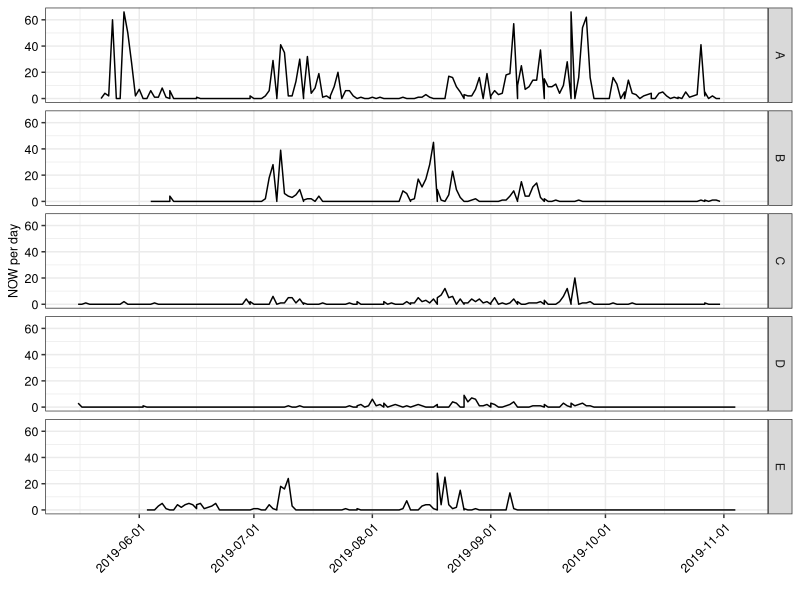
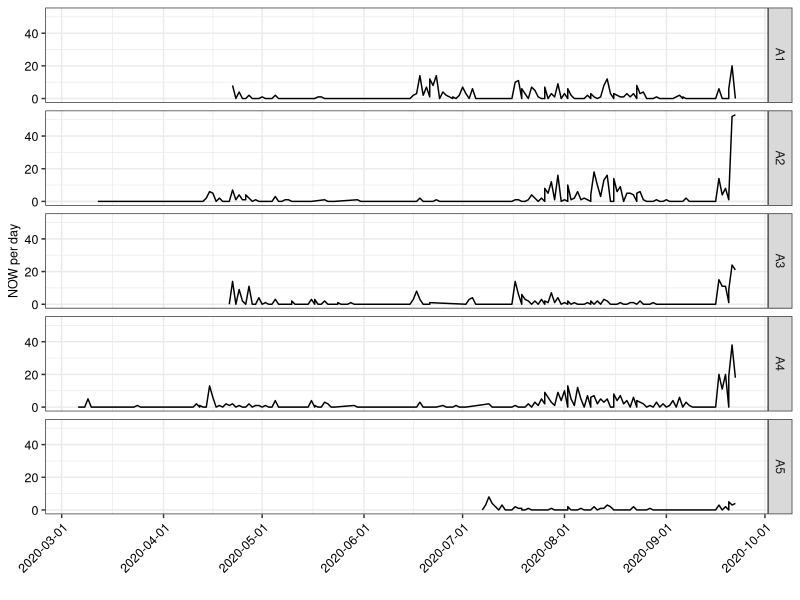
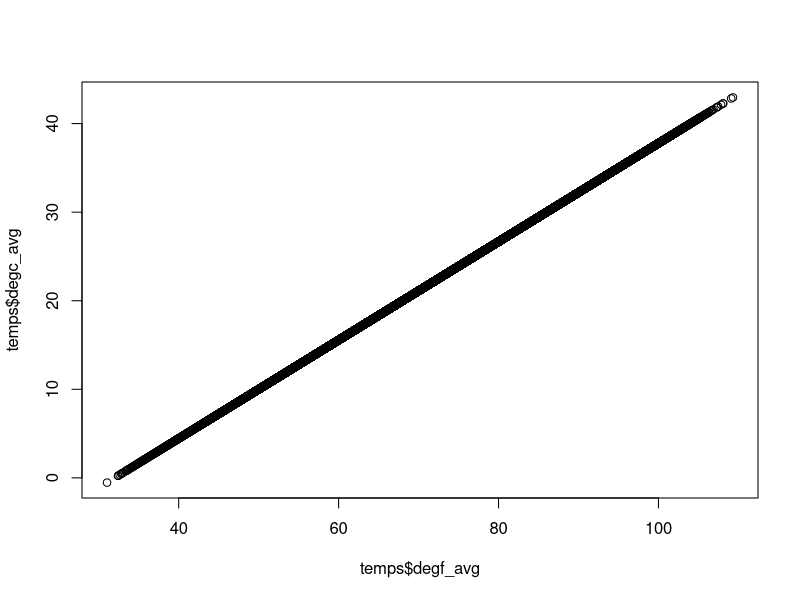
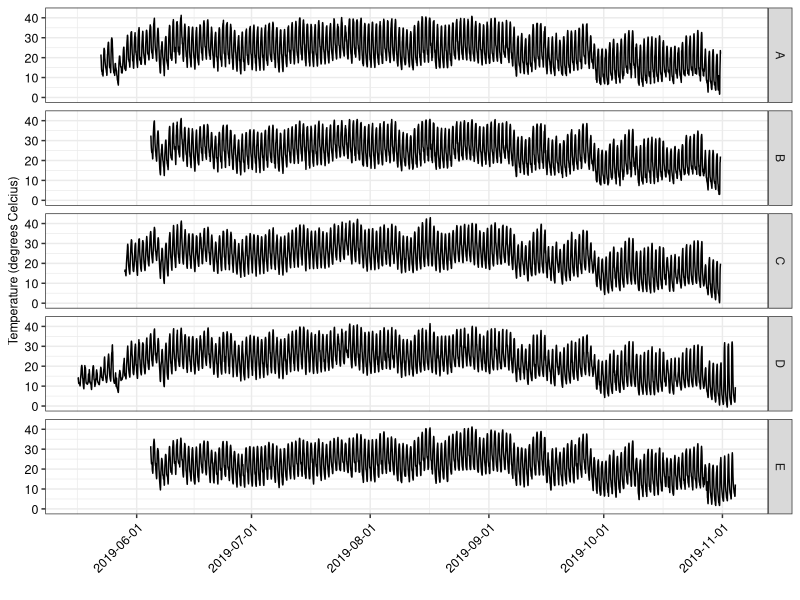
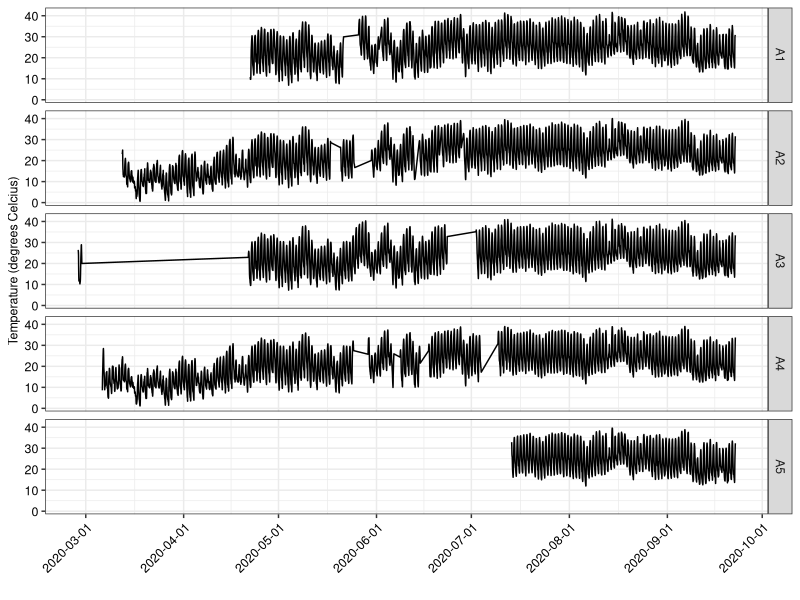
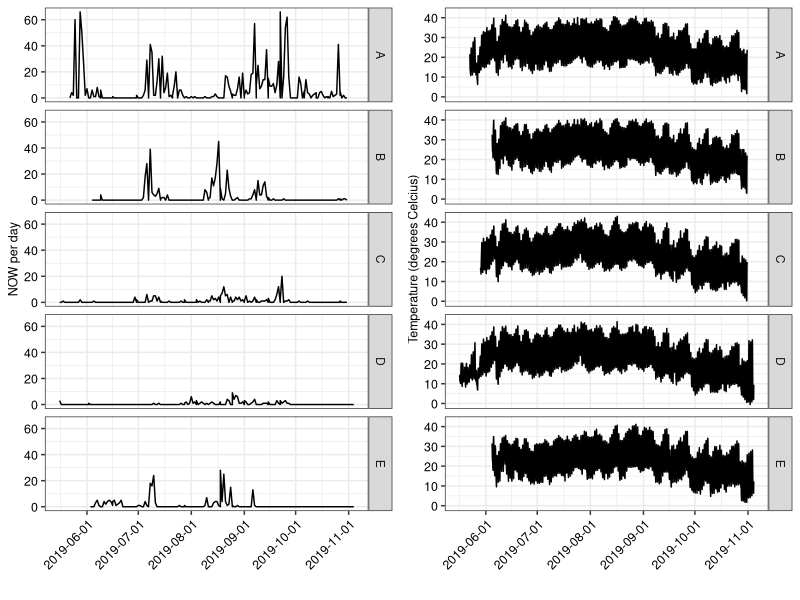
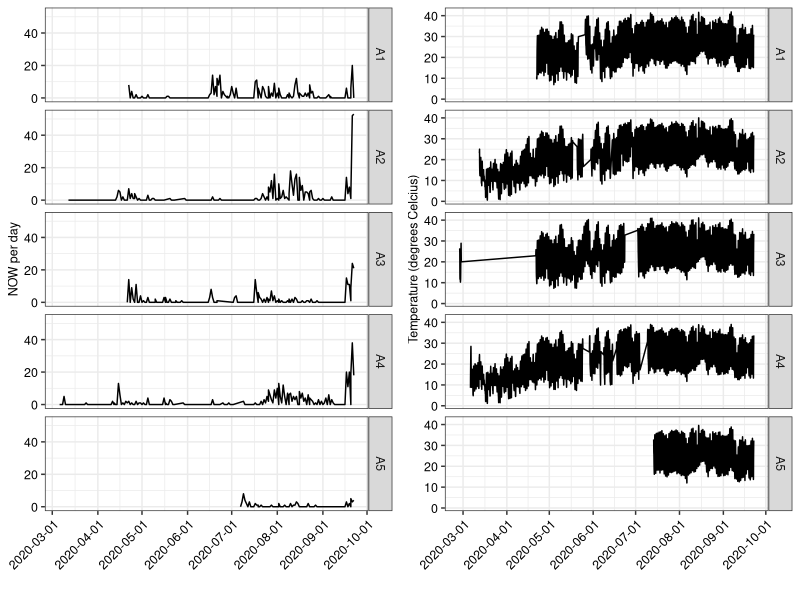
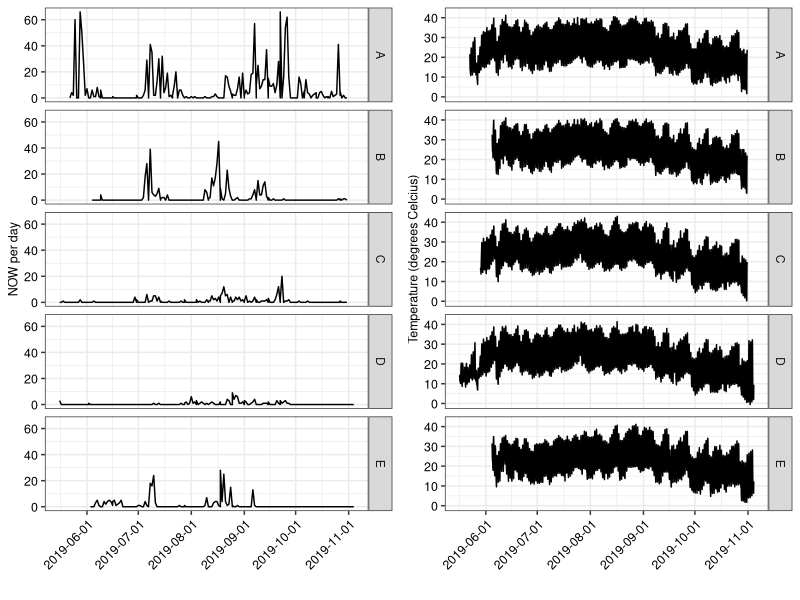

Write the R code that produced these figures, in order.
#===========================================================================#
# script3_plot_phenology_and_temperature.R
# 
# PARTS
# 1. Load 2019 and 2020 count data (line 25)
# 2. Seasonal overview of count data (line 66)
#    - p1: Daily count by site (line graph) for 2019
#    - p2: Daily count by site (line graph) for 2020
# 3. Load 2019 and 2020 temperature data (line 232)
#    - p3: Hourly temperature by site (line graph) for 2019
#    - p4: Hourly temperature by site (line graph) for 2020
# 5. Merge non-zero count data and temperature data (line 319)
#    - p1p3: p1 and p3 side by side [Fig2.jpg]
#    - p2p4: p2 and p4 side by side [Fig3.jpg]
# Output file "combined" saved as...
#   merged_count_and_temp_data.csv
# 6. Explore high and low temps by month
#
#===========================================================================#

library(tidyverse)
library(lubridate)
library(scales)
library(ggpubr)

#---------------------------------------------------------------------------#
#-- 1. Pool and 2019 and 2020 count data -----------------------------------
#---------------------------------------------------------------------------#

### Pool and save all count observarions (including 0)
counts_y19y20 <- read_csv("./data-intermediate/counts_all.csv")
counts_y19y20
# A tibble: 69,390 x 7
#   site  site2 datetime            pest_nmbr pest_dif reviewed event
#   <chr> <chr> <dttm>                  <dbl>    <dbl> <chr>    <chr>
# 1 Perez E     2019-06-03 16:56:00         0        0 No       NA   
# 2 Perez E     2019-06-03 17:56:00         0        0 No       NA   
# 3 Perez E     2019-06-03 18:56:00         0        0 No       NA   

### Set datetime format
counts_y19y20$datetime <- as.POSIXct(counts_y19y20$datetime)
str(counts_y19y20)
attr(counts_y19y20$datetime,"tzone")
# [1] ""

### Attach appropriate timezone attribute (takes daylight saving time into account)
lubridate::tz(counts_y19y20$datetime) <- "America/Los_Angeles"
attr(counts_y19y20$datetime,"tzone") # confirmation
# [1] "America/Los_Angeles"


counts_y19y20 <- counts_y19y20 %>% 
  select(datetime,pest_dif,site,site2) %>% 
  mutate(Yr = year(datetime),
         Mnth = month(datetime, label = TRUE, abbr = TRUE),
         Julian = yday(datetime),
         Hr = hour(datetime),
         Minute = minute(datetime))

head(counts_y19y20,2)
#              datetime pest_dif  site site2   Yr Mnth Julian Hr Minute
# 1 2019-06-06 03:59:00        1 Perez     E 2019  Jun    157  3     59
# 2 2019-06-06 05:59:00        2 Perez     E 2019  Jun    157  5     59

#---------------------------------------------------------------------------#
#-- 2. Plots for daily count data for 2019 and 2020                 ---------
#---------------------------------------------------------------------------#

### temporary data frame allsites for current figure

allsites <- counts_y19y20 %>% 
  mutate(wk = epiweek(datetime))

allsites$caldate <- as.Date(allsites$datetime)
head(allsites,2)
#   datetime pest_dif  site site2   Yr Mnth Julian Hr Minute wk    caldate
# 1 2019-06-06 03:59:00        1 Perez     E 2019  Jun    157  3     59 23 2019-06-06
# 2 2019-06-06 05:59:00        2 Perez     E 2019  Jun    157  5     59 23 2019-06-06

### sumarize counts by day

daily <- allsites %>% 
  group_by(Yr,wk,caldate,site2) %>% 
  summarize(orangeworm = sum(pest_dif)) %>% 
  rename(Date = caldate)
daily
# A tibble: 1,808 x 5
# Groups:   Yr, wk, Date [453]
#      Yr    wk Date       site2 orangeworm
#   <dbl> <dbl> <date>     <chr>      <int>
# 1  2019    17 2019-04-24 C             12
# 2  2019    17 2019-04-25 C              3
# 3  2019    17 2019-04-26 C              0
# 4  2019    17 2019-04-26 D              7

### Manipulate 2019 data file to improve graph appearance and to get 
### geom_line to return to 0 for dates with no captures

daily19 <- daily %>%
  filter(Yr == 2019)
(begin19 <- min(daily19$Date))
#[1] "2019-04-24"
(end19 <- max(daily19$Date))
# [1] "2019-10-30"
daily19
# A tibble: 973 x 5
# Groups:   Yr, wk, Date [223]
#      Yr    wk Date       site2 orangeworm
#   <dbl> <dbl> <date>     <chr>      <int>
# 1  2019    17 2019-04-24 C             12
# 2  2019    17 2019-04-25 C              3
# 3  2019    17 2019-04-26 C              0
# 4  2019    17 2019-04-26 D              7
# 5  2019    17 2019-04-27 C              2

### NB The earliest temperature data we have from Trapview units in 2019
### is May 16, and that is for the tv19e (MWoolf_east). Do not plot trap
### data prior to May 16
begin19 <- as.Date("2019-05-16")

site2 <- sort(unique(daily19$site2))
site2
# [1] "A" "B" "C" "D" "E"

Dates19 <- seq(begin19,end19, by = "1 day")
length(Dates19)
# 173

site2 <- rep(site2, each = 173)
Date <- rep(Dates19, times = 5)

Dates <- data.frame(site2,Date)
head(Dates)
head(daily19)
daily19b <- left_join(Dates,daily19)
head(daily19b,2)
#   site2       Date Yr wk orangeworm
# 1     A 2019-05-16 NA NA         NA
# 2     A 2019-05-17 NA NA         NA

# Replace NA with zero in this data frame
#daily19b$orangeworm[is.na(daily19b$orangeworm)] <- 0

# Pretty up var name for plotting
y19b <- daily19b %>% 
  rename(Site = site2)

head(y19b,2)
#   Site       Date Yr wk orangeworm
# 1    A 2019-05-16 NA NA         NA
# 2    A 2019-05-17 NA NA         NA

str(y19b)
# 'data.frame':	980 obs. of  5 variables:
# $ Site      : chr  "A" "A" "A" "A" ...
# $ Date      : Date, format: "2019-05-16" "2019-05-17" "2019-05-18" "2019-05-19" ...
# $ Yr        : num  NA NA NA NA NA ...
# $ wk        : num  NA NA NA NA NA NA 21 21 21 21 ...
# $ orangeworm: int  NA NA NA NA NA NA 0 4 2 60 ...

# keep getting errors--messed up by NA?
y19b <- y19b[complete.cases(y19b), ]
y19b

p1 <- ggplot(y19b, aes(x = Date,y = orangeworm)) +
  geom_line() +
  facet_grid(Site ~ .) +
  theme_bw() +
  scale_x_date(breaks = as.Date(c("2019-05-01","2019-06-01","2019-07-01","2019-08-01","2019-09-01","2019-10-01","2019-11-01"))) +
  xlab("") +
  ylab("NOW per day") +
  theme(axis.text.x = element_text(color = "black", size = 9, angle = 45, hjust = 1),
        axis.text.y = element_text(color = "black", size = 9),
        axis.title.x = element_text(color = "black", size = 9),
        axis.title.y = element_text(color = "black", size = 9),
        legend.title = element_text(color = "black", size = 14),
        legend.text = element_text(color = "black", size = 14))

p1

# ggsave(filename = "Y19_trapview_daily_by_site.jpg", p1, path = "./results",
#        width = 2.83, height = 5.83, dpi = 300, units = "in", device='jpg')

### Get plot for 2020 count data to match the one for 2019 
### count data
daily20 <- daily %>% 
  filter(Yr == 2020)
(begin20 <- min(daily20$Date))
#[1] "2019-03-09"
(end20 <- max(daily20$Date))
# [1] "2019-09-22"
daily20
# A tibble: 835 x 5
# Groups:   Yr, wk, Date [230]
#      Yr    wk Date       site2 orangeworm
#   <dbl> <dbl> <date>     <chr>      <int>
# 1  2020    10 2020-03-06 A4             0
# 2  2020    10 2020-03-07 A4             0


site2 <- sort(unique(daily20$site2))
site2
# [1] "A1" "A2" "A3" "A4" "A5"

Dates20 <- (Date = seq(begin20,end20, by = "1 day"))
# length = 201

site2 <- rep(site2, each = 201)
Date <- rep(Dates20, times = 5)

Dates20 <- data.frame(site2,Date)
head(Dates20)
daily20
# Groups:   Yr, wk, Date [230]
#      Yr    wk Date       site2 orangeworm
#   <dbl> <dbl> <date>     <chr>      <int>
# 1  2020    10 2020-03-06 A4             0
# 2  2020    10 2020-03-07 A4             0
# 3  2020    10 2020-03-08 A4             0

daily20b <- left_join(Dates20,daily20)
head(daily20b,2)
#   site2       Date Yr wk orangeworm
# 1    A1 2020-03-06 NA NA         NA
# 2    A1 2020-03-07 NA NA         NA

daily20b <- daily20b[complete.cases(daily20b), ]
daily20b <- daily20b %>% 
  rename(Site = site2)

p2 <- ggplot(daily20b, aes(x = Date,y = orangeworm)) +
  geom_line( ) +
  facet_grid(Site ~ .) +
  theme_bw() +
  scale_x_date(breaks = as.Date(c("2020-03-01","2020-04-01","2020-05-01","2020-06-01","2020-07-01","2020-08-01","2020-09-01","2020-10-01"))) +
    xlab("") +
  ylab("NOW per day") +
  theme(axis.text.x = element_text(color = "black", size = 9, angle = 45, hjust = 1),
        axis.text.y = element_text(color = "black", size = 9),
        axis.title.x = element_text(color = "black", size = 9),
        axis.title.y = element_text(color = "black", size = 9),
        legend.title = element_text(color = "black", size = 14),
        legend.text = element_text(color = "black", size = 14))

p2

# ggsave(filename = "Y20_trapview_wkly_by_site.jpg", p2, path = "./results",
#        width = 2.83, height = 5.83, dpi = 300, units = "in", device='jpg')

#---------------------------------------------------------------------------#
#-- 3. Plots for hourly temperature  data for 2019 and 2020 ----------------
#---------------------------------------------------------------------------#

# Load 2 year temperature data from data-intermediate
temps <- read_csv("./data-intermediate/temps_all.csv")
temps

tzone <- "America/Los_Angeles"
lubridate::tz(temps$Date_time) <- tzone
attr(temps$Date_time,"tzone")

#### Get new variable w degrees C
temps <- temps %>% 
  mutate(degc_avg = (degf_avg - 32)/1.8)

plot(temps$degf_avg,temps$degc_avg) # verify

# Add Yr, Mnth, Julian, and Hr to the temps data set
temps <- temps %>% 
  mutate(Yr = year(Date_time),
         Mnth = month(Date_time, label = TRUE, abbr = TRUE),
         Julian = yday(Date_time),
         Hr = hour(Date_time))
temps
# A tibble: 36,549 x 12
#   site  site2 Date_time           degf_avg degf_lo degf_hi rh_avg degc_avg    Yr Mnth  Julian    Hr
#   <chr> <chr> <dttm>                 <dbl>   <dbl>   <dbl>  <dbl>    <dbl> <dbl> <ord>  <dbl> <int>
# 1 Perez E     2019-06-04 16:00:00     88.7    86.2    90.5   59.8     31.5  2019 Jun      155    16
# 2 Perez E     2019-06-04 17:00:00     84      82.4    85.6   69.8     28.9  2019 Jun      155    17
# 3 Perez E     2019-06-04 18:00:00     80.7    79      82.2   74.4     27.0  2019 Jun      155    18

# Pretty and consistent names for plots
temps <- temps %>% 
  rename(Site = site2)

### Temperatures plot for 2019
temps19 <- temps %>% 
  filter(year(Date_time) == 2019)
str(temps19)


p3 <- ggplot(temps19, aes(x = Date_time, y = degc_avg)) +
  geom_line() +
  facet_grid(Site ~ .) +
  theme_bw() +
  #scale_x_datetime(breaks = as.Date.POSIXct(c("2020-03-01","2020-04-01","2020-05-01","2020-06-01","2020-07-01","2020-08-01","2020-09-01","2020-10-01"))) +
  scale_x_datetime(breaks = date_breaks("1 month")) +
  xlab("") +
  ylab("Temperature (degrees Celcius)") +
  theme(axis.text.x = element_text(color = "black", size = 9, angle = 45, hjust = 1),
        axis.text.y = element_text(color = "black", size = 9),
        axis.title.x = element_text(color = "black", size = 9),
        axis.title.y = element_text(color = "black", size = 9),
        legend.title = element_text(color = "black", size = 14),
        legend.text = element_text(color = "black", size = 14))

p3

# ggsave(filename = "Y19_trapview_temps_daily_by_site.jpg", p3, path = "./results",
#        width = 2.83, height = 5.83, dpi = 300, units = "in", device='jpg')

# Temperatures plot for 2020
temps20 <- temps %>% 
  filter(year(Date_time) == 2020)

p4 <- ggplot(temps20, aes(x = Date_time, y = degc_avg)) +
  geom_line() +
  facet_grid(Site ~ .) +
  theme_bw() +
  scale_x_datetime(breaks = date_breaks("1 month")) +
  xlab("") +
  ylab("Temperature (degrees Celcius)") +
  theme(axis.text.x = element_text(color = "black", size = 9, angle = 45, hjust = 1),
        axis.text.y = element_text(color = "black", size = 9),
        axis.title.x = element_text(color = "black", size = 9),
        axis.title.y = element_text(color = "black", size = 9),
        legend.title = element_text(color = "black", size = 14),
        legend.text = element_text(color = "black", size = 14))

p4

#---------------------------------------------------------------------------#
#-- 4. Combined plots for 2019 and 2020                      ----------------
#---------------------------------------------------------------------------#

### Output combined 2020 plots

p1p3 <- ggarrange(p1,p3, ncol = 2)
p1p3

ggsave(filename = "Fig2.jpg", p1p3, path = "./results",
       width = 5.83, height = 5.83, dpi = 300, units = "in", device='jpg')

### Output combined 2020 plots

p2p4 <- ggarrange(p2,p4, ncol = 2)
p2p4

ggsave(filename = "Fig3.jpg", p2p4, path = "./results",
       width = 5.83, height = 5.83, dpi = 300, units = "in", device='jpg')


